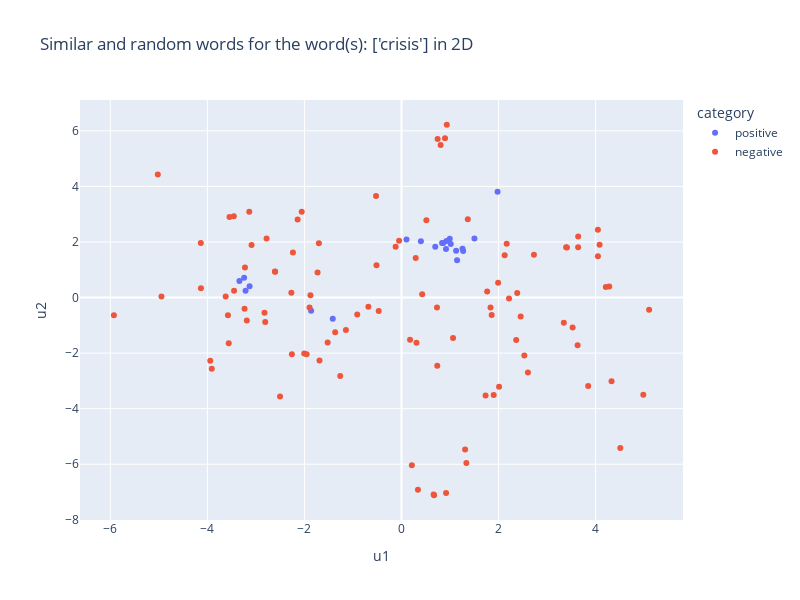

The code cell stored with this chart in its notebook:
### Markdown cell above
Now, we combine these techniques and plot two dimensional representations for similar and random words. In the example below, we look for the $20$ most similar words of the word "crisis". We generate two dimensional representations for the corresponding word vectors by transforming the original $300$ dimensional vectors with the umap dimensionality reduction model. The same thing is done for $100$ randomly selected words. The resulting vectors can be viszalized in the scatter plot below.

### Code cell
import plotly.express as px

def plot_similar_words_2d(word, n_words, word_vectors, reducer, rnd_state = 42):
    most_sim_words = word_vectors.most_similar(word, topn = n_words)
    positive_words = word + [element[0] for element in most_sim_words]
    positive_words_2d = reducer.transform(word_vectors[positive_words])
    positive_words_2d_df = pd.DataFrame(positive_words_2d, index = positive_words, columns = ["u1", "u2"])
    positive_words_2d_df.loc[:, "category"] = "positive"

    positive_indices = [word_vectors.key_to_index[positive_word] for positive_word in positive_words]
    negative_indices = [i for i in range(len(word_vectors)) if not(i in positive_indices)]
    np.random.seed(rnd_state)
    negative_words_indices = np.random.choice(negative_indices, 5 * n_words, replace = False).tolist()
    negative_words = [word_vectors.index_to_key[negative_words_index] for negative_words_index in negative_words_indices]
    negative_words_2d = reducer.transform(word_vectors[negative_words_indices])
    negative_words_2d_df = pd.DataFrame(negative_words_2d, index = negative_words, columns = ["u1", "u2"])
    negative_words_2d_df.loc[:, "category"] = "negative"

    words_2d = pd.concat((positive_words_2d_df, negative_words_2d_df))

    fig = px.scatter(words_2d, x = "u1", y = "u2", color = "category", hover_name = words_2d.index, width = 800, height = 600, title = f"Similar and random words for the word(s): {word} in 2D")
    return fig

fig = plot_similar_words_2d(["crisis"], 20, google_word_vectors, dim_reducer)
fig.show()

### Figure 1 — Plotly figure (JSON) as saved in the notebook; plotly's stock layout.template omitted (floating-point values rounded to 4 significant figures)
{"data": [{"hovertemplate": "<b>%{hovertext}</b><br><br>category=positive<br>u1=%{x}<br>u2=%{y}<extra></extra>", "hovertext": ["crisis", "crises", "turmoil", "meltdown", "credit_crunch", "crisis.The", "recession", "downturn", "subprime_mortgage_crisis", "economic_downturn", "liquidity_crunch", "crisi", "upheaval", "turmoil_engulfing", "crunch", "calamity", "contagion", "malaise_gripping", "upheavals", "subprime_mortgage_meltdown", "recesssion"], "legendgroup": "positive", "marker": {"color": "#636efa", "symbol": "circle"}, "mode": "markers", "name": "positive", "orientation": "v", "showlegend": true, "type": "scatter", "x": [1.125, -1.862, 0.9261, -3.243, 0.8358, 1.27, 0.9167, 0.8595, 0.3995, 0.6957, 1.503, 1.979, -3.34, 1.145, -3.213, -1.417, 1.015, 1.256, -3.131, 0.103, 0.9938], "xaxis": "x", "y": [1.685, -0.4771, 2.033, 0.7106, 1.959, 1.671, 1.751, 1.965, 2.026, 1.832, 2.127, 3.811, 0.5992, 1.34, 0.2465, -0.7634, 1.929, 1.756, 0.4026, 2.086, 2.113], "yaxis": "y"}, {"hovertemplate": "<b>%{hovertext}</b><br><br>category=negative<br>u1=%{x}<br>u2=%{y}<extra></extra>", "hovertext": ["Orji_Kalu", "By_SHELLY_JANKE", "#,##,###.##_crore", "postfight", "Empics", "faux_paus", "adductor_groin", "atmospheric_oceanic", "www.jccc.edu", "Chairman_Jhala_Nath", "Pakistanis_Bangladeshis", "Bravest", "Minister_Raghuraj_Pratap", "Frustration_Grows", "aahed", "Banilad_Cebu_City", "dictator_Muammar_Qaddafi", "J._Ezra_Merkin", "lowlying_areas", "Yong_Pyong", "FiberGel", "spokesman_Reach_Sambath", "Tommy_D'_Alesandro", "Golub", "Cadillac_Coupe_DeVille", "Wunsche", "Ranjit_Kamble", "Deserves_Better", "Park_Kultury_metro", "Stephen_Spender", "ROLL_OUT_THE", "Yubileynaya_mine", "Bare_root", "Viral_Campaign", "Felting", "dnf", "adverbial", "Rob_Morosi", "Minister_Rhona_Brankin", "Inc._NYSE_PFE", "Kraft_Foods_Ray_Stubblebine", "Franzén", "Fung", "Joseph_Altuzarra_Prabal_Gurung", "FOR_BUILDING", "Dobroth", "clerestories", "Sabra_Shatila", "Erhai_Lake", "WiFi_###.##b", "Alisha_Filmore", "Yamao", "FROM_PRISON", "acquits_herself", "Bluetooth_GPRS", "Parkside_Gardens", "Outreach_Colorado_www.EnergyOutreach.org", "Adam_Vinatieri_kicked", "Don_Vito_Margera", "DE_Aaron_Schobel", "Ao_Chalong_Yacht_Club", "CARY_NC_EON_Enhanced", "mortuary_attendants", "Hikkaduwa", "Currently_INV", "Arvind_Pandya", "NVISION", "Yugoslavian", "Anthony_Congi", "Industrialinfo.com_Industrial_Information", "ClearBlack_display", "Moulders", "Bukit_Payong", "record_holder_Khanafeyeva", "Clontarf_Garda_Station", "Seibert_Pappas", "Dipo_Dina", "Mocrocks_beaches", "WR_Ernest_Wilford", "Daniela_Petrova", "mayne", "Upper_Bann", "ID_nN######", "Rabiu_Ibrahim", "HALFORD", "Sofia_Moutsou", "AVAYA", "investor_Sharon_Lissauer", "PLA_polylactic_acid", "Daddy_Yankee_Orishas", "Doros", "Gen._Raoul_Cedras", "Jancis_Robinson_MW", "Sandra_Westlund_Deenihan", "Bishop_Miege_HS", "LOWLAND_FLOODING", "mortgagebacked_securities", "Seth_Loman", "Tirumalasetti", "Airbus_A###/A###_aircraft"], "legendgroup": "negative", "marker": {"color": "#EF553B", "symbol": "circle"}, "mode": "markers", "name": "negative", "orientation": "v", "showlegend": true, "type": "scatter", "x": [4.28, -1.689, 1.366, 4.508, -1.263, -4.133, 0.3385, -1.729, -1.876, 3.392, 1.991, 0.3086, 3.409, -2.608, -2.823, 2.363, 2.384, -0.1211, -1.146, 3.846, -2.27, 1.858, 0.737, 2.01, -4.136, 1.9, 4.081, -2.604, 1.834, -3.234, 0.9329, 0.4257, -3.56, -3.226, -2.808, 4.983, -3.45, 0.1762, 3.345, -0.5254, -0.9125, 2.605, 2.167, -3.576, 0.8964, 1.732, -3.187, 1.765, 2.125, -3.137, 1.336, -5.022, 0.7439, -4.946, -3.456, 3.629, -1.895, 0.9181, -2.005, 0.6713, 4.328, -2.237, 3.639, 3.64, -2.056, 4.047, -1.703, 2.455, -2.503, -1.367, -3.544, -2.78, 2.729, -0.47, 1.062, -3.94, 4.21, -1.522, 0.6616, -2.259, -3.623, 3.526, 0.5122, 5.102, -5.926, 0.7308, -2.141, -1.955, -3.09, -0.6827, 2.531, 2.215, -3.91, 0.2926, 1.31, 0.8062, -0.05039, 0.2133, 4.047, -0.5157], "xaxis": "x", "y": [0.3967, -2.265, 2.818, -5.418, -2.824, 0.3343, -6.916, 0.8975, 0.08196, 1.812, 0.5365, -1.626, 1.805, 0.9377, -0.5453, -1.527, 0.1668, 1.828, -1.169, -3.183, 0.1701, -0.6255, -2.451, -3.207, 1.964, -3.507, 1.902, 0.9275, -0.3563, -0.4021, 6.219, 0.1145, -1.649, 1.08, -0.8825, -3.497, 0.2427, -1.516, -0.9083, 3.653, -0.6088, -2.697, 1.936, -0.6359, 5.733, -3.522, -0.8254, 0.2164, 1.521, 3.09, -5.953, 4.431, 5.71, 0.04119, 2.93, -1.721, -0.3587, -7.032, -2.012, -7.116, -3.013, 1.623, 1.806, 2.196, 3.09, 1.49, 1.959, -0.6859, -3.562, -1.251, 2.902, 2.122, 1.541, -0.4822, -1.46, -2.273, 0.3837, -1.616, -7.087, -2.044, 0.04105, -1.08, 2.786, -0.4391, -0.6402, -0.36, 2.808, -2.044, 1.895, -0.336, -2.082, -0.03377, -2.566, 1.423, -5.469, 5.489, 2.046, -6.04, 2.442, 1.162], "yaxis": "y"}], "layout": {"height": 600, "legend": {"title": {"text": "category"}, "tracegroupgap": 0}, "title": {"text": "Similar and random words for the word(s): ['crisis'] in 2D"}, "width": 800, "xaxis": {"anchor": "y", "domain": [0, 1], "title": {"text": "u1"}}, "yaxis": {"anchor": "x", "domain": [0, 1], "title": {"text": "u2"}}}}
